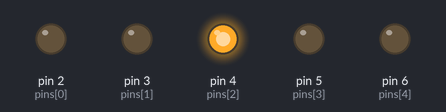
Simulated run of this sketch. Board: Arduino Uno, built with avr-gcc and run on an emulated ATmega328P. Shown: output pins drawn as LEDs (lit = HIGH). Random numbers use the default seed unless the sketch sets one.

Above: at 0.1 s.
At 11.1 s:
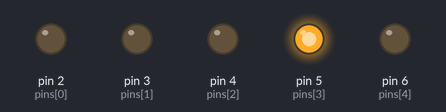
At 17.3 s:
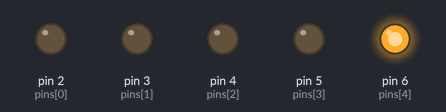
At 21.3 s:
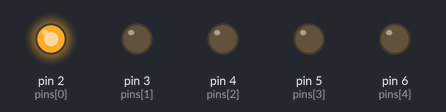
At 34.1 s:
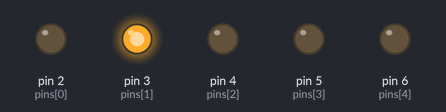
At 38.7 s:
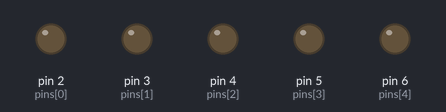
Timing chart, 0 to 40.0 s (numbered marks = the images above):
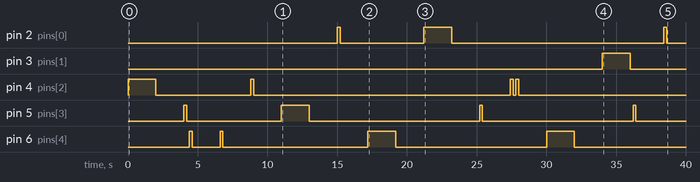

The sketch:

blink_random_led1.ino
```cpp
//Tinkercad link : https://www.tinkercad.com/things/hSzl9FisdaF-blink-random-led
int pins[] = {2,3,4,5,6};
int dur[] = {200 , 2000};
void setup()
{
  for (int i = 0 ; i <= 4 ; i++){
    pinMode(pins[i] , OUTPUT);

  }

}

void loop()
{

  int x = random(2,7);
  int d = random(0 , 2);
  int a = random(0 , 2);
  int y = dur[d];
  int z = dur[a];
  digitalWrite(x, HIGH);
  delay(y);
  digitalWrite(x, LOW);
  delay(z);
}
```

Measured:
- by itself, pin 2 (pins[0]): goes HIGH 0.20 s, LOW 6.0 s, HIGH 2.0 s, LOW 15.2 s, HIGH 0.20 s, then LOW
- by itself, pin 3 (pins[1]): LOW → HIGH at 34.0 s, → LOW 2.0 s later
- by itself, pin 4 (pins[2]): LOW → HIGH at 0.00 s, → LOW 2.0 s later, → HIGH 6.8 s later, → LOW 0.20 s later, … (8 changes in this stretch)
- by itself, pin 5 (pins[3]): LOW → HIGH at 4.0 s, → LOW 0.20 s later, → HIGH 6.8 s later, → LOW 2.0 s later, … (8 changes in this stretch)
- by itself, pin 6 (pins[4]): LOW → HIGH at 4.4 s, → LOW 0.20 s later, → HIGH 2.0 s later, → LOW 0.20 s later, … (8 changes in this stretch)
